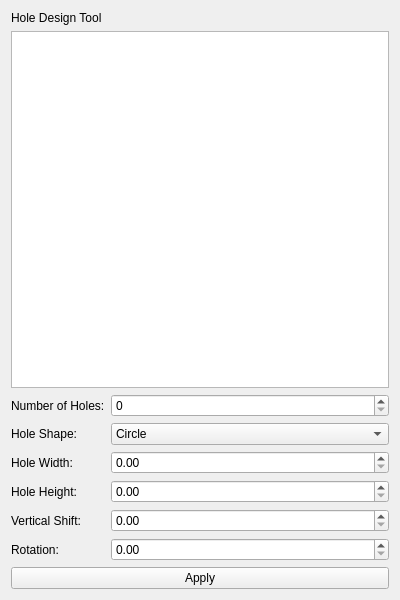
<?xml version="1.0" encoding="UTF-8"?>
<ui version="4.0">
 <class>HoleDesign</class>
 <widget class="QWidget" name="HoleDesign">
  <property name="geometry">
   <rect>
    <x>0</x>
    <y>0</y>
    <width>400</width>
    <height>600</height>
   </rect>
  </property>
  <property name="windowTitle">
   <string>Hole Design</string>
  </property>
  <layout class="QVBoxLayout" name="verticalLayout">
   <item>
    <widget class="QLabel" name="label">
     <property name="text">
      <string>Hole Design Tool</string>
     </property>
    </widget>
   </item>
   <item>
    <widget class="QGraphicsView" name="profileView"/>
   </item>
   <item>
    <layout class="QFormLayout" name="formLayout">
     <item row="0" column="0">
      <widget class="QLabel" name="label_2">
       <property name="text">
        <string>Number of Holes:</string>
       </property>
      </widget>
     </item>
     <item row="0" column="1">
      <widget class="QSpinBox" name="numHolesSpinBox"/>
     </item>
     <item row="1" column="0">
      <widget class="QLabel" name="label_3">
       <property name="text">
        <string>Hole Shape:</string>
       </property>
      </widget>
     </item>
     <item row="1" column="1">
      <widget class="QComboBox" name="holeShapeComboBox">
       <item>
        <property name="text">
         <string>Circle</string>
        </property>
       </item>
       <item>
        <property name="text">
         <string>Ellipse</string>
        </property>
       </item>
       <item>
        <property name="text">
         <string>Square</string>
        </property>
       </item>
      </widget>
     </item>
     <item row="2" column="0">
      <widget class="QLabel" name="label_4">
       <property name="text">
        <string>Hole Width:</string>
       </property>
      </widget>
     </item>
     <item row="2" column="1">
      <widget class="QDoubleSpinBox" name="holeWidthSpinBox"/>
     </item>
     <item row="3" column="0">
      <widget class="QLabel" name="label_5">
       <property name="text">
        <string>Hole Height:</string>
       </property>
      </widget>
     </item>
     <item row="3" column="1">
      <widget class="QDoubleSpinBox" name="holeHeightSpinBox"/>
     </item>
     <item row="4" column="0">
      <widget class="QLabel" name="label_6">
       <property name="text">
        <string>Vertical Shift:</string>
       </property>
      </widget>
     </item>
     <item row="4" column="1">
      <widget class="QDoubleSpinBox" name="verticalShiftSpinBox"/>
     </item>
     <item row="5" column="0">
      <widget class="QLabel" name="label_7">
       <property name="text">
        <string>Rotation:</string>
       </property>
      </widget>
     </item>
     <item row="5" column="1">
      <widget class="QDoubleSpinBox" name="rotationSpinBox"/>
     </item>
    </layout>
   </item>
   <item>
    <widget class="QPushButton" name="applyButton">
     <property name="text">
      <string>Apply</string>
     </property>
    </widget>
   </item>
  </layout>
 </widget>
 <resources/>
 <connections/>
</ui>
